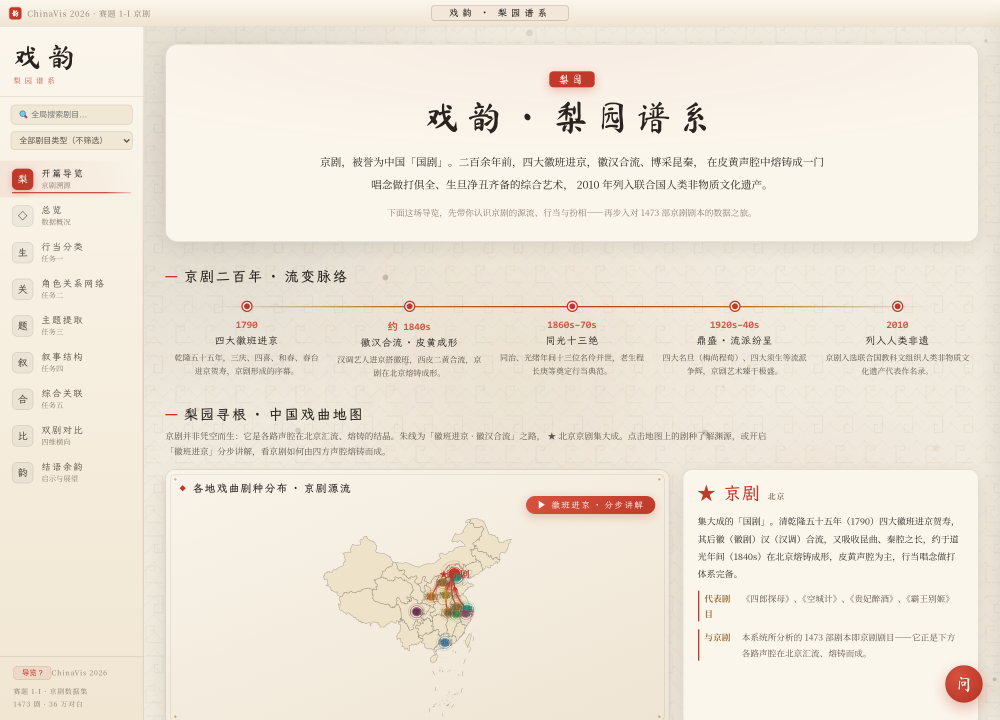
#> input picture docs/figures/fig_intro.png, 3000 x 2160 px (shown at 1/3 size); its folder holds only this picture in this run
$ python make_figures.py
#> lines starting #> are read from the running program, lines starting #| are printed output that depends on the picture
# -*- coding: utf-8 -*-
"""把 7 张整页截图（3000x2160）按面板裁成聚焦子图，输出到 docs/figures/sub/。
裁切框为 (x0, y0, x1, y1)，坐标基于全分辨率 3000x2160。"""
import os
from PIL import Image

HERE = os.path.dirname(os.path.abspath(__file__))
SRC = os.path.join(HERE, "figures")
OUT = os.path.join(SRC, "sub")
os.makedirs(OUT, exist_ok=True)

# 每个源图 -> [(子图名, (x0,y0,x1,y1)), ...]
CROPS = {
    "fig_intro": [
        ("intro_timeline", (432, 720, 2980, 1130)),
        ("intro_map",      (432, 1320, 2980, 2120)),
    ],
    "fig0_overview": [
        ("ov_metrics", (432, 300, 2980, 560)),
        ("ov_dist",    (432, 600, 2980, 1450)),
    ],
    "fig1_roles": [
        ("roles_dist",       (500, 900, 1700, 2110)),
        ("roles_conf_tiers", (1740, 900, 2980, 2110)),
        ("roles_confusion",  (500, 85, 1700, 905)),
        ("roles_pairs",      (1740, 85, 2980, 905)),
    ],
    "fig2_network": [
        ("net_roles", (480, 68, 2980, 862)),
        ("net_sig",   (480, 925, 2980, 1780)),
    ],
    "fig3_topics": [
        ("topic_evolution", (432, 60, 2980, 890)),
        ("topic_single",    (432, 928, 2980, 2120)),
    ],
    "fig4_narrative": [
        ("narr_sig",         (432, 60, 2980, 890)),
        ("narr_silhouette",  (488, 928, 1660, 1770)),
        ("narr_sensitivity", (1720, 928, 2980, 1770)),
    ],
    "fig5_synthesis": [
        ("synth_heat",     (488, 410, 1660, 1330)),
        ("synth_findings", (1720, 410, 2980, 1330)),
        ("synth_predict",  (432, 1380, 2980, 1850)),
    ],
}


def main():
    n = 0
    for src, crops in CROPS.items():
        path = os.path.join(SRC, src + ".png")
        im = Image.open(path).convert("RGB")
#> im is the input picture: PIL image 3000x2160 RGB; mean R, G, B 239.1, 230.6, 217.9
        for name, box in crops:
            sub = im.crop(box)
            outp = os.path.join(OUT, name + ".png")
            sub.save(outp)
            print(f"{name}: {sub.size}  <- {src}{box}")
            n += 1
#> this loop made 2 passes
#> pass 1, in main, `sub = im.crop(box)`:
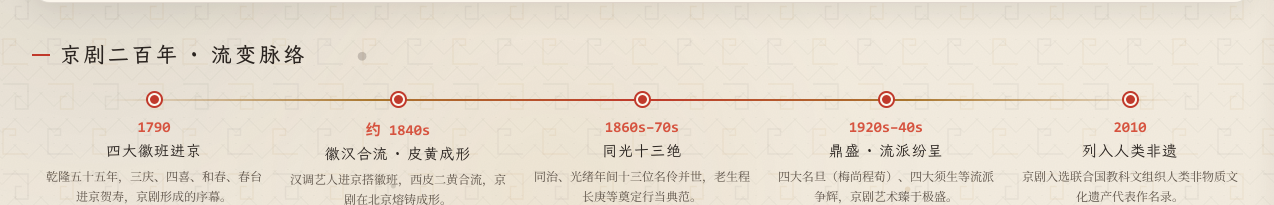
#> sub: PIL image 2548x410 RGB (shown at 1/2 size); mean R, G, B 230.7, 221.8, 208.4
#> pass 2, in main, `sub = im.crop(box)`:
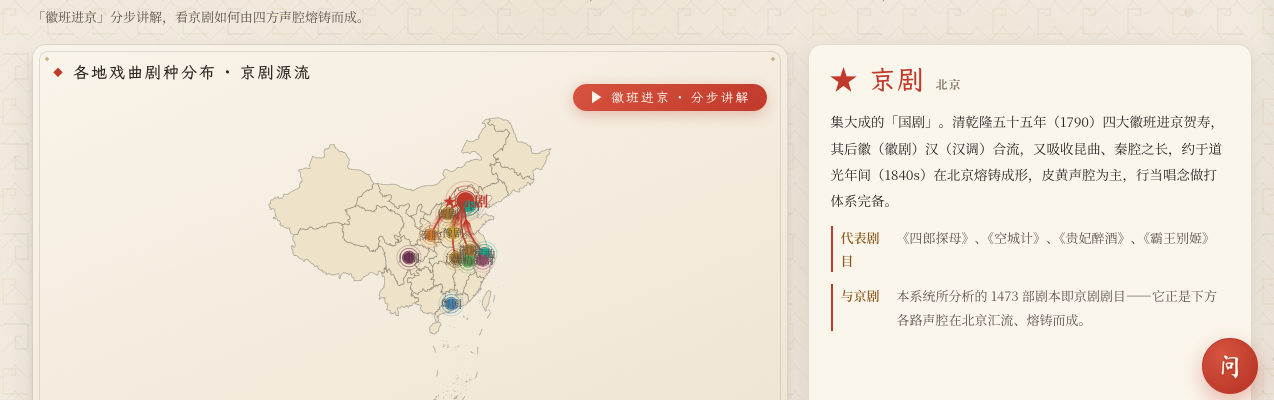
#> sub: PIL image 2548x800 RGB (shown at 1/2 size); mean R, G, B 240.2, 230.9, 217.8
#> after the loop, n = 2
    print(f"done, {n} sub-figures -> {OUT}")


if __name__ == "__main__":
#> (the run stopped early here; a loop or call above may not have finished)
